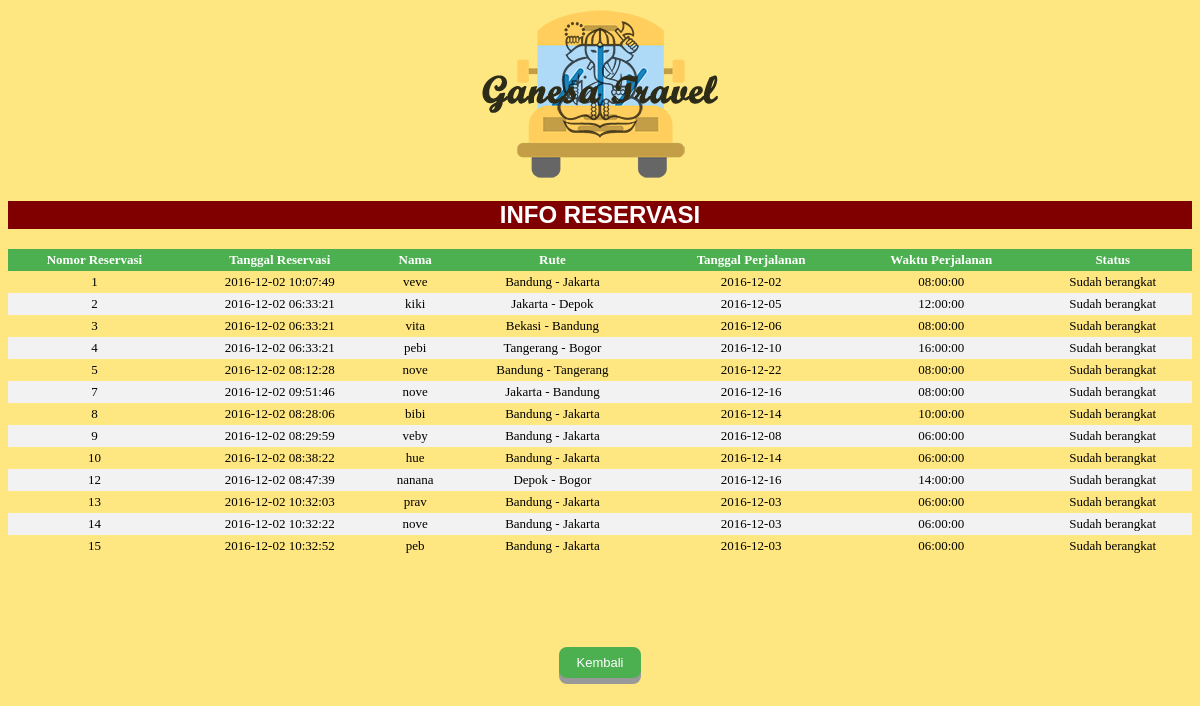
The app's page /ganeshatravel/infoReservasi.php with its own data.
### tables this page shows
CREATE TABLE `reservasi` (
  `idReservasi` int(11) NOT NULL,
  `waktuReservasi` timestamp NOT NULL DEFAULT CURRENT_TIMESTAMP ON UPDATE CURRENT_TIMESTAMP,
  `tanggalPerjalanan` date NOT NULL,
  `waktuPerjalanan` time NOT NULL,
  `nomorSeat` int(11) NOT NULL,
  `namaPelanggan` varchar(32) NOT NULL,
  `asalTujuan` varchar(20) NOT NULL
);

### ganeshatravel/infoReservasi.php (the view, shortened to what this page needs)
<html>
	<body style = "background-color : #FEE680;">
<head>
	<h1 align = "center">
		<img src="fix.png"></h1>
</head>
<body>
<h2 align = "center" style = "background-color : maroon">
	<font face="arial" size ="5" color ="white">INFO RESERVASI </font></h2>
<table align="center">
				<thead>
					<th>Nomor Reservasi</th>
			<th>Tanggal Reservasi</th>
			<th>Nama</th>
			<th>Rute</th>
			<th>Tanggal Perjalanan</th>
			<th>Waktu Perjalanan</th>
			<th>Status</th>
				</thead>
	<?php
		include('config.php');
		$from = new DateTimeZone('GMT');
		$to = new DateTimeZone('Asia/Bangkok');
		$now = new DateTime('now',$from);
		$now -> setTimezone($to);
		$currenttime = ((int)$now->getTimestamp())+21600;
		$data=mysqli_query($con,"SELECT idReservasi, waktuReservasi, namaPelanggan, asalTujuan, tanggalPerjalanan, waktuPerjalanan
			FROM reservasi");
		while ($row = mysqli_fetch_array($data)) {
		echo "<tr>";
		echo "<td>".$row['idReservasi']."</td>";
		echo "<td>".$row['waktuReservasi']."</td>";
		echo "<td>".$row['namaPelanggan']."</td>";
		echo "<td>".$row['asalTujuan']."</td>";
		echo "<td>".$row['tanggalPerjalanan']."</td>";
		echo "<td>".$row['waktuPerjalanan']."</td>";
		$date = ($row['tanggalPerjalanan']);
		$time = ($row['waktuPerjalanan']);
		$routetime = strtotime($date." ".$time);
		if (($currenttime) < $routetime) {
		echo "<td>"."Belum berangkat"."</td>";
		} else {
		echo "<td>"."Sudah berangkat"."</td>";
		}
		echo "</tr>";
		}
		echo "</table>";
	?>
<br>
<br>
<br>
<br>
<br>
		<div style="text-align:center">
			<button class="button" onclick="javascript:history.go(-1)"><span>Kembali</span>
			</button>
			<br><br>
		</div>
</body>
</html>

### ganeshatravel/infoReservasi.php (style rules this page uses)
table { border-collapse: collapse; width: 100%; }
th, td { text-align: center; padding: 3px; font-size: 13px; }
tr:nth-child(even) { background-color: #f2f2f2 }
th { background-color: #4CAF50; color: white; }
.button { display: inline-block; padding: 8px 18px; font-size: 13px; cursor: pointer; text-align: center; text-decoration: none; outline: none; color: #fff; background-color: #4CAF50; border: none; border-radius: 8px; box-shadow: 0 6px #999; }

### records on screen
reservasi: idReservasi "1", waktuReservasi "2016-12-02 10:07:49", namaPelanggan "veve", asalTujuan "Bandung - Jakarta", tanggalPerjalanan "2016-12-02", waktuPerjalanan "08:00:00", shows "Sudah berangkat"
reservasi: idReservasi "2", waktuReservasi "2016-12-02 06:33:21", namaPelanggan "kiki", asalTujuan "Jakarta - Depok", tanggalPerjalanan "2016-12-05", waktuPerjalanan "12:00:00", shows "Sudah berangkat"
reservasi: idReservasi "3", waktuReservasi "2016-12-02 06:33:21", namaPelanggan "vita", asalTujuan "Bekasi - Bandung", tanggalPerjalanan "2016-12-06", waktuPerjalanan "08:00:00", shows "Sudah berangkat"
reservasi: idReservasi "4", waktuReservasi "2016-12-02 06:33:21", namaPelanggan "pebi", asalTujuan "Tangerang - Bogor", tanggalPerjalanan "2016-12-10", waktuPerjalanan "16:00:00", shows "Sudah berangkat"
reservasi: idReservasi "5", waktuReservasi "2016-12-02 08:12:28", namaPelanggan "nove", asalTujuan "Bandung - Tangerang", tanggalPerjalanan "2016-12-22", waktuPerjalanan "08:00:00", shows "Sudah berangkat"
reservasi: idReservasi "7", waktuReservasi "2016-12-02 09:51:46", namaPelanggan "nove", asalTujuan "Jakarta - Bandung", tanggalPerjalanan "2016-12-16", waktuPerjalanan "08:00:00", shows "Sudah berangkat"
reservasi: idReservasi "8", waktuReservasi "2016-12-02 08:28:06", namaPelanggan "bibi", asalTujuan "Bandung - Jakarta", tanggalPerjalanan "2016-12-14", waktuPerjalanan "10:00:00", shows "Sudah berangkat"
reservasi: idReservasi "9", waktuReservasi "2016-12-02 08:29:59", namaPelanggan "veby", asalTujuan "Bandung - Jakarta", tanggalPerjalanan "2016-12-08", waktuPerjalanan "06:00:00", shows "Sudah berangkat"
reservasi: idReservasi "10", waktuReservasi "2016-12-02 08:38:22", namaPelanggan "hue", asalTujuan "Bandung - Jakarta", tanggalPerjalanan "2016-12-14", waktuPerjalanan "06:00:00", shows "Sudah berangkat"
reservasi: idReservasi "12", waktuReservasi "2016-12-02 08:47:39", namaPelanggan "nanana", asalTujuan "Depok - Bogor", tanggalPerjalanan "2016-12-16", waktuPerjalanan "14:00:00", shows "Sudah berangkat"
reservasi: idReservasi "13", waktuReservasi "2016-12-02 10:32:03", namaPelanggan "prav", asalTujuan "Bandung - Jakarta", tanggalPerjalanan "2016-12-03", waktuPerjalanan "06:00:00", shows "Sudah berangkat"
reservasi: idReservasi "14", waktuReservasi "2016-12-02 10:32:22", namaPelanggan "nove", asalTujuan "Bandung - Jakarta", tanggalPerjalanan "2016-12-03", waktuPerjalanan "06:00:00", shows "Sudah berangkat"
reservasi: idReservasi "15", waktuReservasi "2016-12-02 10:32:52", namaPelanggan "peb", asalTujuan "Bandung - Jakarta", tanggalPerjalanan "2016-12-03", waktuPerjalanan "06:00:00", shows "Sudah berangkat"
